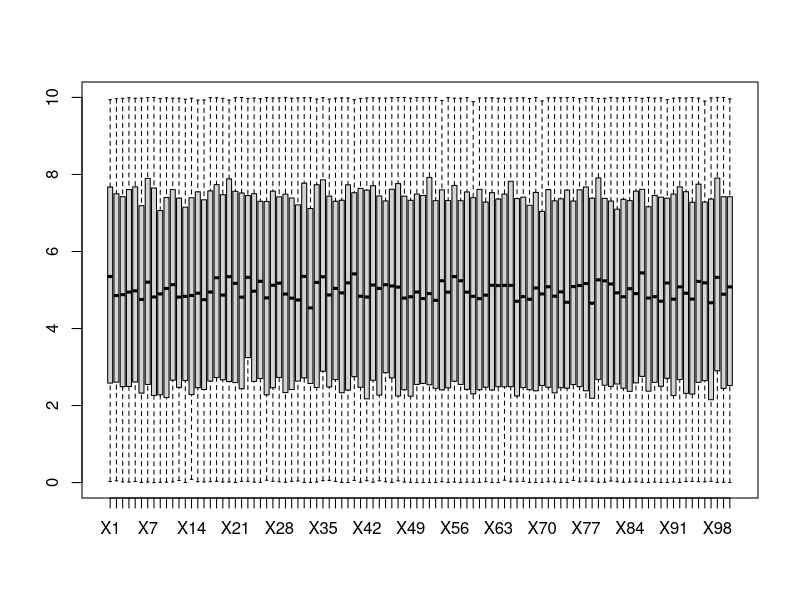
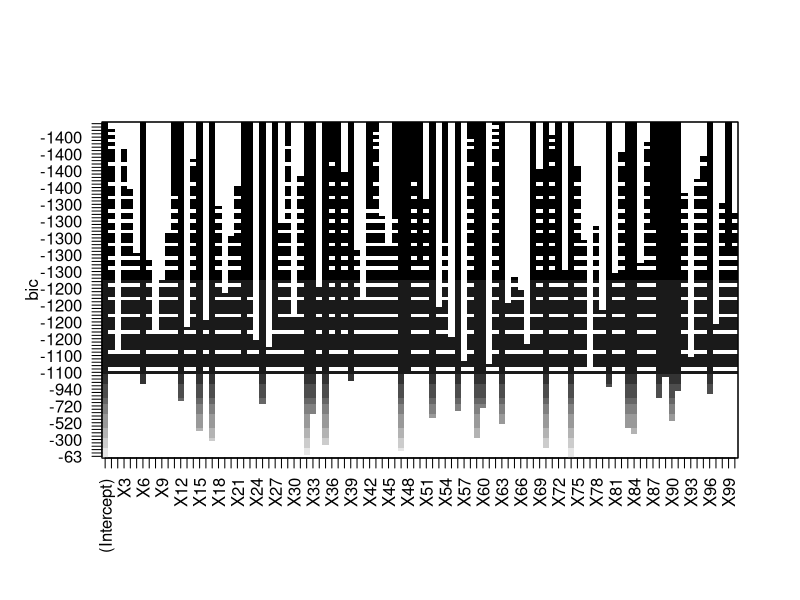
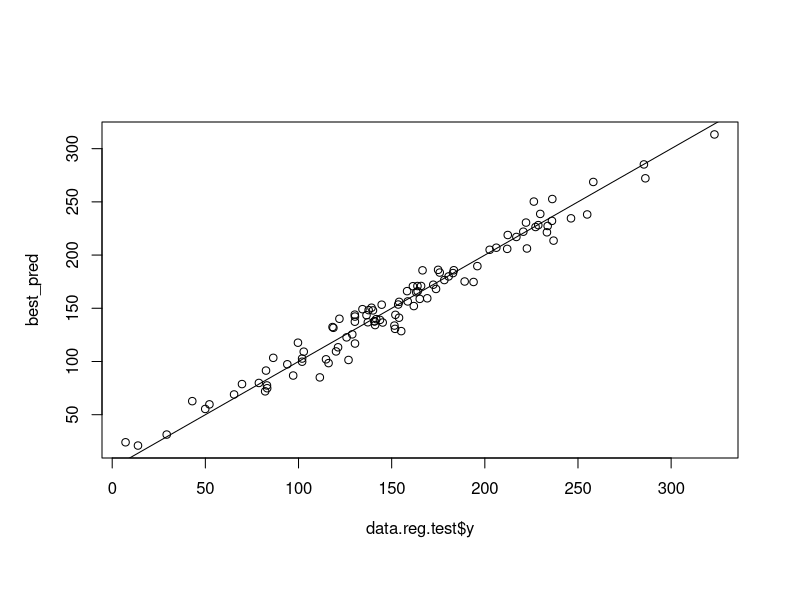
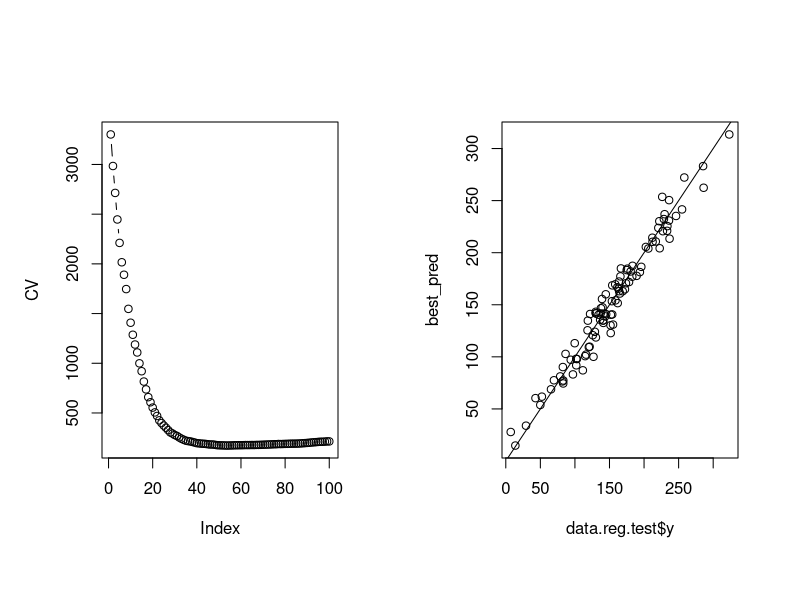
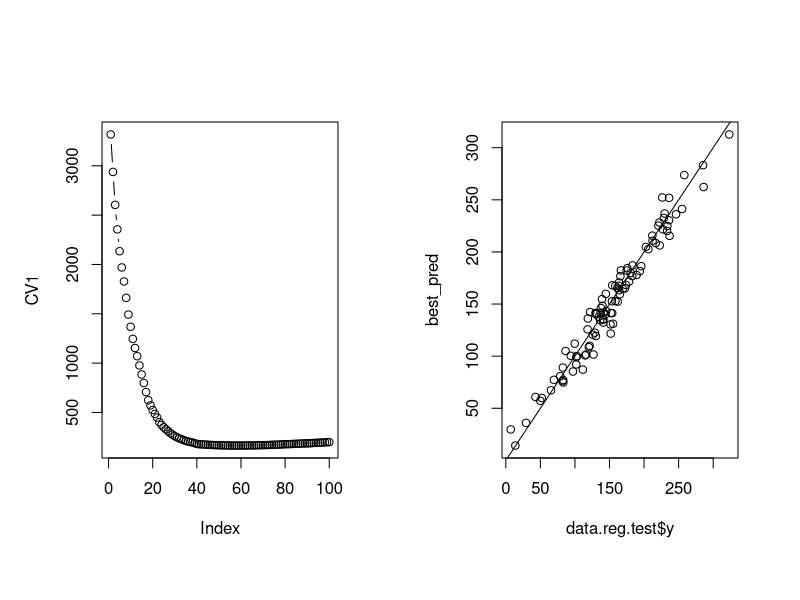
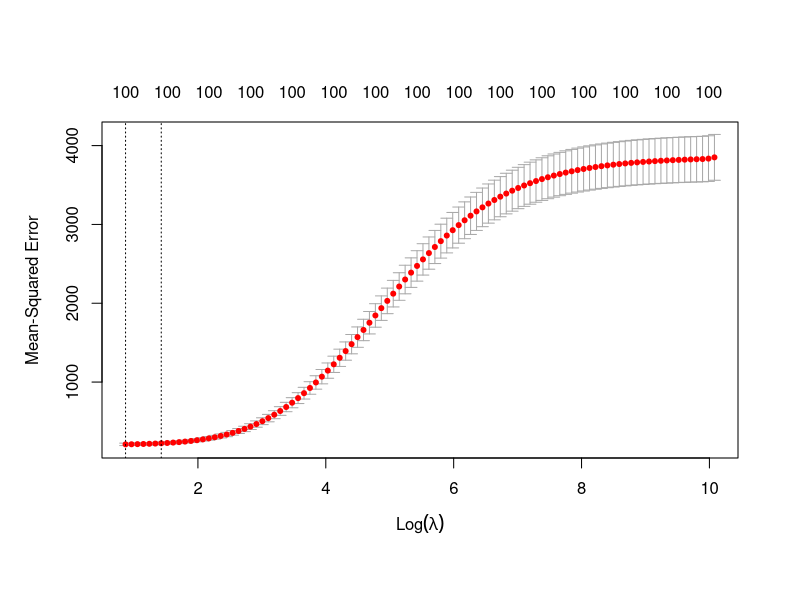
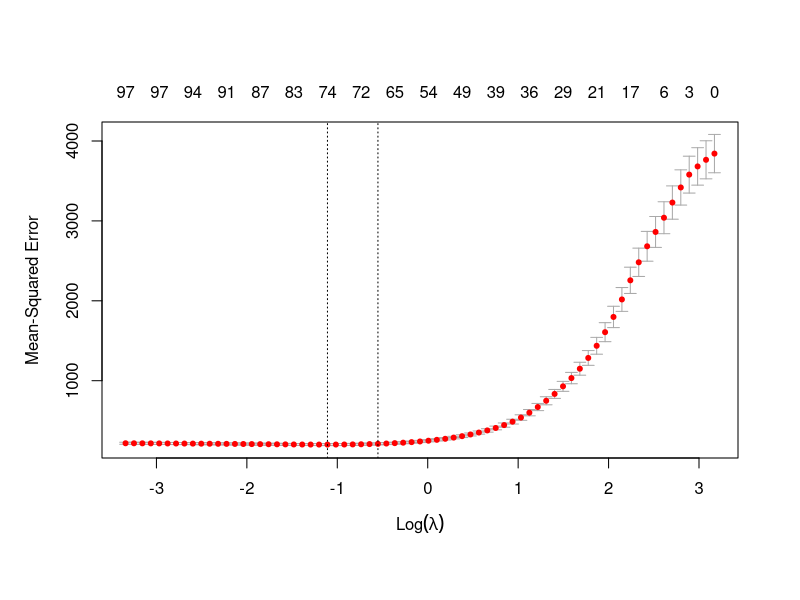
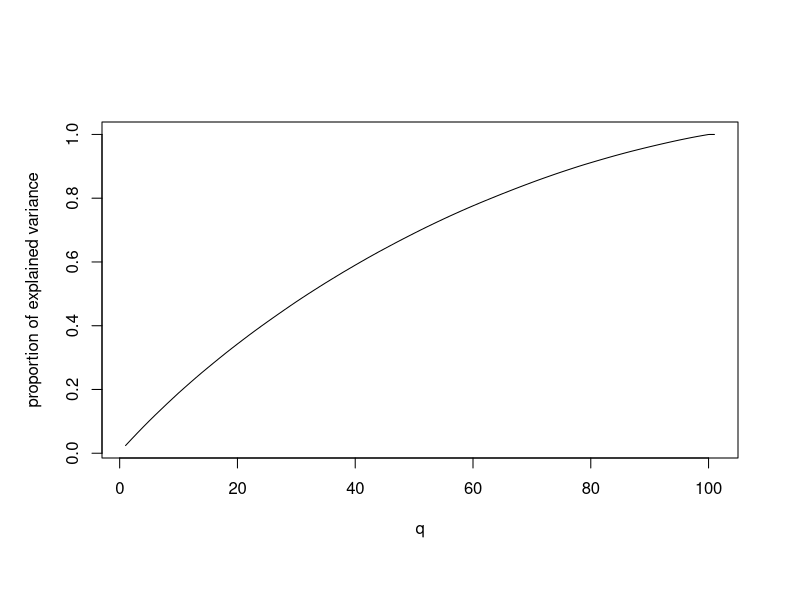

Generate these figures, in order, with R:
# Projet 1
encoding="utf-8"
rm(list=ls())
library('leaps')

# Fonctions de service :
make_one_formula <- function(names) {
  # Création de la formule correspondante au modèle i
  f <- "y ~"
  for (name in names) {
    f <- paste(f, "+", name)
  }
  return (f)
}

make_formula <- function(reg.fit) {
  
  Formula <- c()
  for (i in 2:length(summary(reg.fit)$which[1,])-1) {
    
    model <- summary(reg.fit)$which[i,] # Masque du modèle i
    model <- model[2:length(model)] # On ne prend pas la colone (Intercept)
    model.names <- names(model)[model]
    
    names <- model.names[1:length(model.names)]
    f <- make_one_formula(names)
    
    # Ajout de la formule à la liste des formules
    Formula <- append(Formula, f)
  }
  
  return (Formula)
}



# Partie 1 : Regression
# 1) Modèle linéaire
data.reg <- read.table("TPN1_a22_reg_app.txt")
boxplot(data.reg[,-101])   # Vérifier s'il n'y a pas de valeurs abérentes

# Séparation en un train set et un test set
nrow <- nrow(data.reg)
idx.train <- sample(nrow, floor(4/5*nrow))
data.reg.train <- data.reg[idx.train,]
data.reg.test <- data.reg[-idx.train,]


# - Subset selection

# Selection du meilleur sous ensemble de prédicteurs 
lm.reg.fit <- regsubsets(y~., data=data.reg, method='forward', nvmax=length(data.reg)-1)
Formula <- make_formula(lm.reg.fit)

# BIC  -> On trouve un bon modèle avec peu de prédicteurs, mais ce n'est pas le meilleur modèle
lm.reg.fit.summary <- summary(lm.reg.fit)
bic <- lm.reg.fit.summary$outmat[which.min(lm.reg.fit.summary$bic), ]
bic.predicteurs <- names(data.reg)[bic == "*"]
plot(lm.reg.fit, scale="bic")  # 45 predicteurs
f <- make_one_formula(bic.predicteurs)

# Vérification du modèle sur les données de test
best_reg <- lm(f, data.reg.train)
best_pred <- predict(best_reg, newdata=data.reg.test)

plot(data.reg.test$y, best_pred)
abline(0,1)

(err <- mean((data.reg.test$y - best_pred)^2))  # erreur quadratique moyenne
cat("Meilleur modèle pour 'subset selection' avec ", which.min(lm.reg.fit.summary$bic), " prédicteur : ", f)
cat("Erreur quadratique moyenne : ", err)


# - Application d'une validation croisée sur chacun des bests subsets et d?termination du nombre optimal de prédicteurs
#  -> Bon modèle, mais varie beaucoup en fonction des données de train
n <- nrow(data.reg.train)
K <- 10
folds <- sample(1:K, n, replace=TRUE)
CV <- rep(0, length(Formula))

for(i in (1:length(Formula))) {
  for(k in (1:K)) {
    reg <- lm(Formula[i], data=data.reg.train[folds != k, ])
    pred <- predict(reg, newdata=data.reg.train[folds == k, ])
    CV[i] <- CV[i] + sum((data.reg.train$y[folds == k] - pred)^2)
  }
  CV[i] <- CV[i]/n
}
par(mfrow = c(1, 2))
plot(CV, type="b") # 50 prédicteurs semblent être un bon compromis entre nombre de prédicteurs et performances

# Vérification du modèle sur les données de test
best_reg <- lm(Formula[which.min(CV)], data.reg.train)
#best_reg <- lm(Formula[40], data.reg.train) # Pr?dicteur lm ?
best_pred <- predict(best_reg, newdata=data.reg.test)

plot(data.reg.test$y, best_pred)
abline(0,1)
par(mfrow = c(1, 1))

(err <- mean((data.reg.test$y - best_pred)^2))  # erreur quadratique moyenne
cat("Meilleur modèle pour 'subset selection' avec ", which.min(CV), " prédicteur : ", Formula[which.min(CV)])
cat("Erreur quadratique moyenne : ", err)


# Nested cross-validation  -> Trouve un très bon modèle stable en fonction des données de train

n1 <- nrow(data.reg)
K1 <- 5
K2 <- 10
folds1 <- sample(1:K1, n1, replace=TRUE)
CV1 <- rep(0, length(Formula))
for (k1 in (1:K1)){
  inner.data <- data.reg[folds1 != k1, ]
  n2 <- nrow(inner.data)
  folds2 <- sample(1:K2, n2, replace=TRUE)
  CV2 <- rep(0, length(Formula))
  for(i in (1:length(Formula))) {
    for(k2 in (1:K2)) {
      reg <- lm(Formula[i], data=inner.data[folds2 != k2, ])
      pred <- predict(reg, newdata=inner.data[folds2 == k2, ])
      CV2[i] <- CV2[i] + sum((inner.data$y[folds2 == k2] - pred)^2)
    }
    CV2[i] <- CV2[i]/n2
  }
  CV1 <- CV1 + CV2
}
CV1 <- CV1/K1

par(mfrow = c(1, 2))
plot(CV1, type="b") # 57 prédicteurs semblent être un bon compromis entre nombre de prédicteurs et performances
which.min(CV1)
# Vérification du modèle sur les données de test
best_reg <- lm(Formula[which.min(CV1)], data.reg.train)
#best_reg <- lm(Formula[40], data.reg.train) # Prédicteur lm ?
best_pred <- predict(best_reg, newdata=data.reg.test)

plot(data.reg.test$y, best_pred)
abline(0,1)
par(mfrow = c(1, 1))

(err <- mean((data.reg.test$y - best_pred)^2))  # erreur quadratique moyenne
cat("Meilleur modèle pour 'subset selection' avec ", which.min(CV1), " prédicteur : ", Formula[which.min(CV1)])
cat("Erreur quadratique moyenne : ", err)

# - Regularization (Shrinkage)

#install.packages("glmnet")
#install.packages("Matrix")
library(Matrix)
library(glmnet)

# Standardisation des prédicteurs  -> Pas trop besoin car les variances des prédicteurs ne sont pas très différentes (cf boxplot)
#xtrain.stand <- scale(data.reg.train)
#xtest.stand <- scale(data.reg.test)
#xtest <- data.matrix(xtest.stand[,1:ncol(xtest.stand)-1])
#xtrain <- data.matrix(xtrain.stand[,1:ncol(xtrain.stand)-1])

xtrain <- data.matrix(data.reg.train[,1:ncol(data.reg.train)-1])
xtest <- data.matrix(data.reg.test[,1:ncol(data.reg.test)-1])
ytrain <- data.reg.train$y
ytest <- data.reg.test$y

# Ridge Regression :

cv.out <- cv.glmnet(xtrain, ytrain, alpha=0)
plot(cv.out)
cv.out$lambda.min

fit <- glmnet(xtrain, ytrain, lambda=cv.out$lambda.min, alpha=0)
ridge.pred <- predict(fit, s=cv.out$lambda.min, newx=xtest)
(err <- mean((ytest - ridge.pred)^2))
cat("Erreur quadratique moyenne pour ridge : ", err)

# Lasso  (plus efficace que ridge et réduit la dimension)

cv.out <- cv.glmnet(xtrain, ytrain, alpha=1)
plot(cv.out)

fit.lasso <- glmnet(xtrain, ytrain, lambda=cv.out$lambda.min, alpha=1)
lasso.pred <- predict(fit.lasso, s=cv.out$lambda.min, newx=xtest)
(err <- (mean((ytest - lasso.pred)^2)))
cat("Erreur quadratique moyenne pour lasso : ", err)

# - Feature extraction  -> (Pas très concluant)

# PCA
data.reg.feature <- scale(data.reg)  # Centrer et réduire les données
pca <- princomp(data.reg.feature)
Z <- pca$scores
head(pca)
lambda <- pca$sdev^2

plot(cumsum(lambda)/sum(lambda), type="l", xlab="q", ylab="proportion of explained variance")

# PCR  (MSE similaire ? cross validation, mais avec tous les prédicteurs)
#install.packages("pls")
library(pls)

pcr.fit <- pcr(y ~ .,data=data.reg, scale=TRUE, validation="CV")
sum <- summary(pcr.fit)
validationplot(pcr.fit, val.type="MSEP", legendpos="topright")
